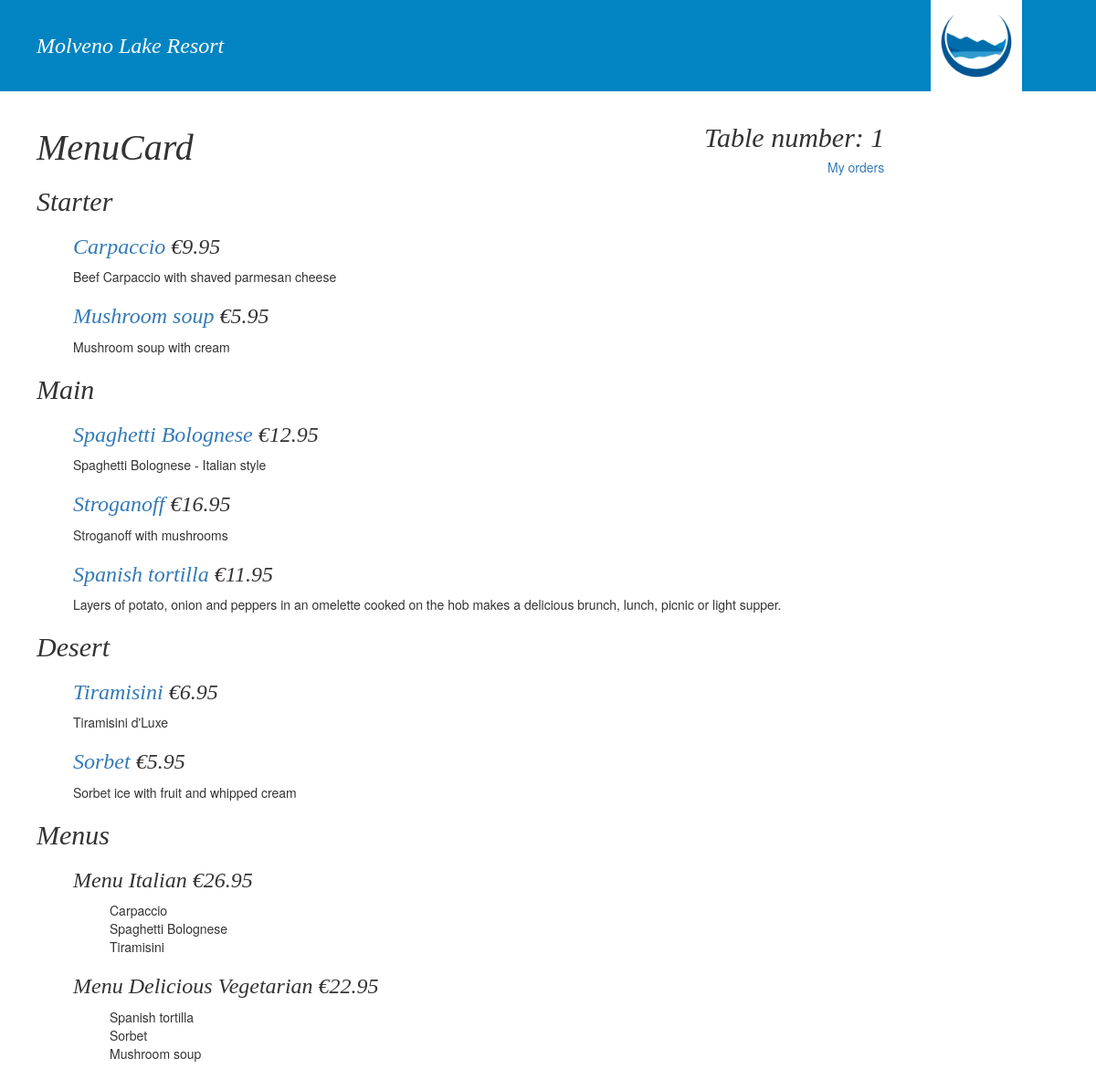
The app's page /menucard/1/, older data.
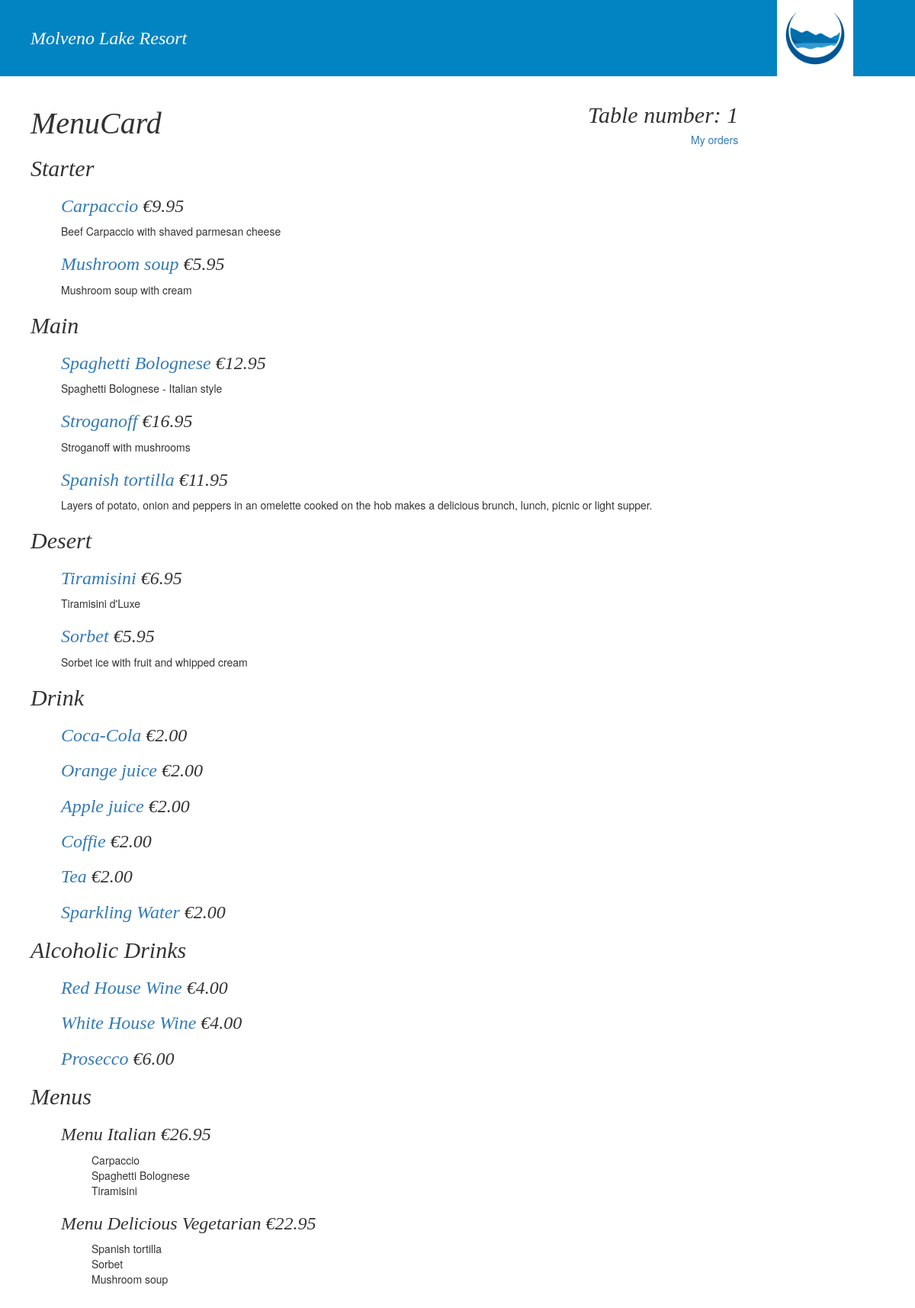
The same page, newer data.
### restaurant/models.py (models this page shows, shortened)
class MenuItemAddition(models.Model):
    menu_card = models.ForeignKey(MenuCard, on_delete=models.CASCADE)
    menu_item = models.ForeignKey(MenuItem, on_delete=models.PROTECT)
    selling_price = models.DecimalField(max_digits=5, decimal_places=2, default=0)
    class Meta:
        verbose_name = 'Menu Item'
        verbose_name_plural = 'Menu items'

class MenuItem(models.Model):
    name = models.CharField(max_length=128)
    description = models.CharField(max_length=2000, blank = True)
    menu_item_type = models.ForeignKey('MenuItemType',
                                       on_delete=models.PROTECT)
    course_type = models.ForeignKey('CourseType',
                                    on_delete=models.PROTECT)
    recipe = models.TextField(blank = True)
    def _get_uplift(self):
        if self.course_type.course_type == 'Drink':
            value = 1.90
        else:
            value = 1.65
        return value
    uplift = property(_get_uplift)
    def _get_suggested_selling_price(self):
        r = 0
        allingredients = Ingredient.objects.filter(
            menu_item__in=MenuItem.objects.filter(name=self.name))
        for item in allingredients:
            if item.unit == 'KG' or item.unit == 'L' or item.unit == 'PCS':
                r += ((item.ingredient.price / item.ingredient.container_amount) * item.amount)
            if item.unit == 'G' or item.unit == 'ML':
                r += ((item.ingredient.price / item.ingredient.container_amount) * item.amount/1000)
            else:
                r += ((item.ingredient.price / item.ingredient.container_amount) * item.amount/1000000)
        return round(Decimal((float(r)*self.uplift)), 2)
    suggested_selling_price = property(_get_suggested_selling_price)

class CourseType(models.Model):
    course_type = models.CharField(max_length=200)
    def __str__(self):
        return self.course_type

class MenuAddition(models.Model):
    menu_card = models.ForeignKey(MenuCard, on_delete=models.CASCADE)
    menu = models.ForeignKey(Menu, on_delete=models.PROTECT)
    selling_price = models.DecimalField(max_digits=5, decimal_places=2, default=0)
    class Meta:
        verbose_name = 'Menu'
        verbose_name_plural = 'Menus'

class Menu(models.Model):
    name = models.CharField(max_length=128)
    menu_items = models.ManyToManyField(MenuItem)
    def _get_suggested_selling_price(self):
        r = 0
        for item in self.menu_items.all():
            r += item.suggested_selling_price
        return round(Decimal(r), 2)
    suggested_selling_price = property(_get_suggested_selling_price)

### restaurant/views.py (the view)
# urls.py: path('menucard/<int:table_id>/', views.MenuCardList.as_view(), name="menucard"),
class MenuCardList(TemplateView):
    template_name = "restaurant/menucard_list.html"
    def get_course_types(self):
        types = [i for i in CourseType.objects.all()]
        return types
    def get_queryset_items(self):
        course_types = self.get_course_types()
        course_type_lists = []
        i = 0
        for course_type in course_types:
            i += 1
            c = MenuItemAddition.objects.filter(menu_item__course_type=i)
            course_type_lists.append(c)
        return course_type_lists
    def get_queryset_menus(self):
        return MenuAddition.objects.all()
    def get_menu_items_on_menus(self):
        menus = self.get_queryset_menus()
        menu_courses_list = []
        menu_dict={}
        for menu in menus:
            d = [m.name for m in menu.menu.menu_items.all()]
            menu_dict[menu]=d
        return menu_dict
    def get_table_id(self, **kwargs):
        table_id = self.kwargs['table_id']
        return table_id
    def get_context_data(self, **kwargs):
        context = super().get_context_data(**kwargs)
        context['menucard_list'] = self.get_queryset_items()
        context['course_types'] = self.get_course_types()
        context['menu_types'] = self.get_queryset_menus()
        context['table_id'] = self.get_table_id()
        context['menu_courses'] = self.get_menu_items_on_menus()
        self.request.session['table_id'] = self.get_table_id()
        return context

### restaurant/templates/restaurant/menucard_list.html
{% extends 'restaurant/base.html' %}
{% block content %}
    <div class="text-right">
      <div class="molvenobrush text-medium"> Table number: {{table_id}}</div>
      <a href="{% url 'restaurant:orders' %}">My orders</a>
    </div>
      <h1 class="molvenobrush">MenuCard</h1>
      <div id="menu-items">
        {% for course in menucard_list %}
          {% if course %}
            <div class="no-bullets"><h2 class="molvenobrush">{{ course.0.menu_item.course_type }}</h2></div>
              <ul>
                {% for dish in course %}
                  <li class="no-bullets">
                    <h3 class="molvenobrush">
                      <a href="{% url 'restaurant:menu_item' dish.menu_item.id %}">{{ dish.menu_item.name }}</a>
                      <span> €{{dish.selling_price}}</span>
                    </h3>
                    <p class="menu-description">{{dish.menu_item.description}}</p>
                  </li>
                {% endfor %}
              </ul>
          {% endif %}
        {%empty%}
          <li>No menu items.</li>
      {%endfor%}
    </div>
    <div id="menus">
      <li class="no-bullets"> <h2 class="molvenobrush">Menus</h2></li>
      <div id="try">
        <ul>
        {% for key,value in menu_courses.items %}
          <li class="no-bullets">
          <h3 class="molvenobrush">
          <span>{{ key.menu.name }}</span>
          <span> €{{key.selling_price}}</span></li></h3>
          <ul>
            {% for v in value%}
              <li class="no-bullets">
                {{v}}
              </li>
            {% endfor %}
          </ul>
        {% endfor %}
      </ul>
    </div>
  </div>
{% endblock %}

Row changes from the older to the newer data that the page shows:
added MenuItemAddition: menu_item.course_type "Drink", menu_item.name "Coca-Cola", selling_price "2.00"
added MenuItemAddition: menu_item.name "Orange juice", selling_price "2.00", shown under "Drink"
added MenuItemAddition: menu_item.name "Apple juice", selling_price "2.00", shown under "Drink"
added MenuItemAddition: menu_item.name "Coffie", selling_price "2.00", shown under "Drink"
added MenuItemAddition: menu_item.name "Tea", selling_price "2.00", shown under "Drink"
added MenuItemAddition: menu_item.name "Sparkling Water", selling_price "2.00", shown under "Drink"
added MenuItemAddition: menu_item.course_type "Alcoholic Drinks", menu_item.name "Red House Wine", selling_price "4.00"
added MenuItemAddition: menu_item.name "White House Wine", selling_price "4.00", shown under "Alcoholic Drinks"
added MenuItemAddition: menu_item.name "Prosecco", selling_price "6.00", shown under "Alcoholic Drinks"
